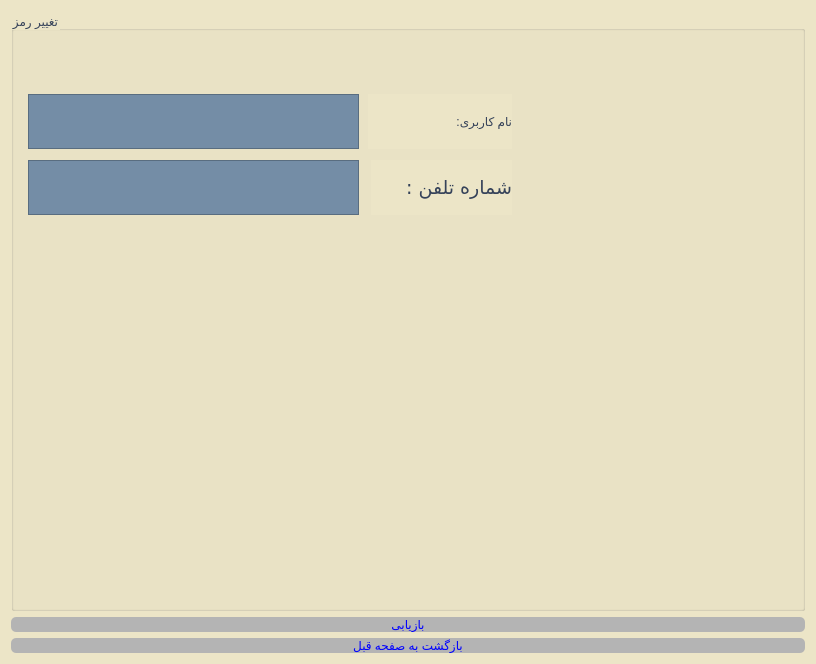
<?xml version="1.0" encoding="UTF-8"?>
<ui version="4.0">
 <class>ForgetPasClient</class>
 <widget class="QDialog" name="ForgetPasClient">
  <property name="geometry">
   <rect>
    <x>0</x>
    <y>0</y>
    <width>816</width>
    <height>664</height>
   </rect>
  </property>
  <property name="windowTitle">
   <string>Dialog</string>
  </property>
  <property name="styleSheet">
   <string notr="true">background-color: rgb(236, 229, 199);</string>
  </property>
  <layout class="QGridLayout" name="gridLayout">
   <item row="0" column="0">
    <widget class="QGroupBox" name="groupBox">
     <property name="styleSheet">
      <string notr="true">font: 20pt &quot;Lalezar&quot;;
color: rgb(53, 66, 89);</string>
     </property>
     <property name="title">
      <string>تغییر رمز</string>
     </property>
     <widget class="QTextEdit" name="textEdit">
      <property name="geometry">
       <rect>
        <x>17</x>
        <y>83</y>
        <width>331</width>
        <height>55</height>
       </rect>
      </property>
      <property name="styleSheet">
       <string notr="true">background-color: rgb(116, 141, 166);</string>
      </property>
     </widget>
     <widget class="QLabel" name="label">
      <property name="geometry">
       <rect>
        <x>357</x>
        <y>83</y>
        <width>144</width>
        <height>55</height>
       </rect>
      </property>
      <property name="styleSheet">
       <string notr="true">font: 14pt &quot;Lalezar&quot;;
color: rgb(53, 66, 89);</string>
      </property>
      <property name="text">
       <string>نام کاربری:</string>
      </property>
     </widget>
     <widget class="QTextEdit" name="textEdit_2">
      <property name="geometry">
       <rect>
        <x>17</x>
        <y>149</y>
        <width>331</width>
        <height>55</height>
       </rect>
      </property>
      <property name="styleSheet">
       <string notr="true">background-color: rgb(116, 141, 166);</string>
      </property>
     </widget>
     <widget class="QLabel" name="label_2">
      <property name="geometry">
       <rect>
        <x>360</x>
        <y>149</y>
        <width>141</width>
        <height>55</height>
       </rect>
      </property>
      <property name="font">
       <font>
        <family>Lalezar</family>
        <pointsize>14</pointsize>
        <weight>50</weight>
        <italic>false</italic>
        <bold>false</bold>
       </font>
      </property>
      <property name="styleSheet">
       <string notr="true">font: 14pt &quot;Lalezar&quot;;
color: rgb(53, 66, 89);</string>
      </property>
      <property name="text">
       <string>شماره تلفن :</string>
      </property>
     </widget>
    </widget>
   </item>
   <item row="1" column="0">
    <layout class="QVBoxLayout" name="verticalLayout">
     <item>
      <widget class="QPushButton" name="pushButton">
       <property name="styleSheet">
        <string notr="true">QPushButton#pushButton {
font: 20pt &quot;MS Shell Dlg 2&quot;;
padding-left: 20px;
padding-right: 20px;
border-radius: 5px;
	background-color: rgb(180, 180, 180);
color: blue;
}

</string>
       </property>
       <property name="text">
        <string>بازیابی</string>
       </property>
      </widget>
     </item>
     <item>
      <widget class="QPushButton" name="pushButton_2">
       <property name="styleSheet">
        <string notr="true">QPushButton#pushButton_2 {
font: 20pt &quot;MS Shell Dlg 2&quot;;
padding-left: 20px;
padding-right: 20px;
border-radius: 5px;
	background-color: rgb(180, 180, 180);
color: blue;
}

</string>
       </property>
       <property name="text">
        <string>بازگشت به صفحه قبل</string>
       </property>
      </widget>
     </item>
    </layout>
   </item>
  </layout>
 </widget>
 <resources/>
 <connections/>
</ui>
